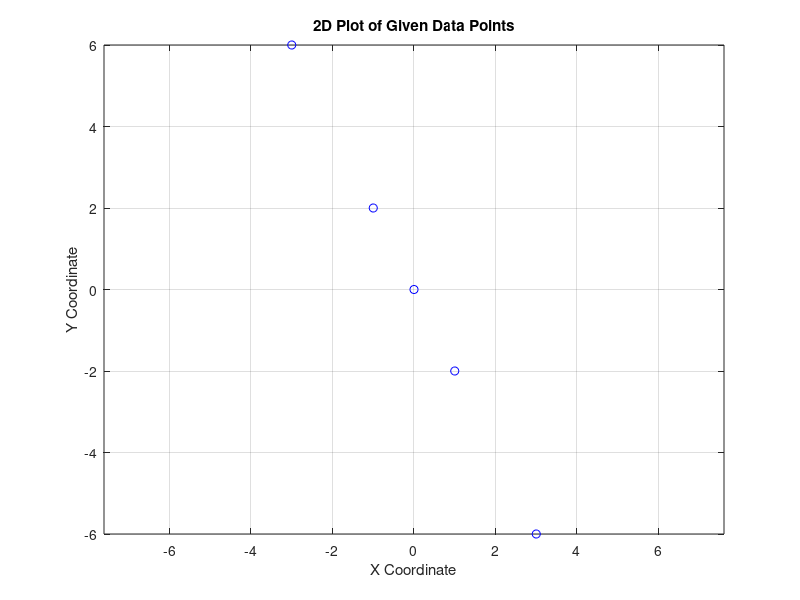

Write MATLAB code to recreate this figure. (Note: this script raises an error after producing the figure.)
close all;
clear all;
clc;
% Given data points
data_points = [0, 0; -1, 2; -3, 6; 1, -2; 3, -6];

% Plot the data points
figure;
plot(data_points(:,1), data_points(:,2), 'bo');
title('2D Plot of Given Data Points');
xlabel('X Coordinate');
ylabel('Y Coordinate');
grid on;
axis equal;



% Load the dataset
load('/MATLAB Drive/cse847/USPS.mat');
originalData = A; % Each row in A corresponds to an image

% Perform mean-centering on the data
dataMean = mean(originalData, 1);
dataCentered = bsxfun(@minus, originalData, dataMean);

% Perform SVD on mean-centered data
[U, S, V] = svd(dataCentered, 'econ');

% Reconstruct images using different numbers of principal components and calculate error
numComponents = [10, 50, 100, 200];
errors = zeros(length(numComponents), 1);
for i = 1:length(numComponents)
    [reconstructedData, errors(i)] = reconstruct_images(U, S, V, dataMean, numComponents(i), originalData);
    
    % Visualize the first two images for the current number of components
    fig = figure('Name', ['Reconstructed Images with ', num2str(numComponents(i)), ' Components'], 'Visible', 'off');
    for imgIndex = 1:2
        subplot(1, 2, imgIndex);
        imgMatrix = reshape(reconstructedData(imgIndex, :), 16, 16)';
        imshow(imgMatrix, []);
        title(['Image ', num2str(imgIndex)]);
    end
    
    % Save the figure without white space
    set(fig,'InvertHardcopy','off');
    set(fig,'Color','none');
    ax = gca;
    outerpos = ax.OuterPosition;
    ti = ax.TightInset; 
    left = outerpos(1) + ti(1);
    bottom = outerpos(2) + ti(2);
    ax_width = outerpos(3) - ti(1) - ti(3);
    ax_height = outerpos(4) - ti(2) - ti(4);
    ax.Position = [left bottom ax_width ax_height];

    print(fig, ['Reconstructed_Image_', num2str(numComponents(i))], '-dpng', '-r300');
end

% Display total reconstruction error for different numbers of principal components
disp('Total Reconstruction Error:');
disp(array2table(errors, 'VariableNames', {'Error'}, 'RowNames', {'p=10', 'p=50', 'p=100', 'p=200'}));

% Function to reconstruct images using different numbers of principal components
function [reconstructedData, error] = reconstruct_images(U, S, V, dataMean, numComponents, originalData)
    reconstructedData = U(:, 1:numComponents) * S(1:numComponents, 1:numComponents) * V(:, 1:numComponents)' ...
                        + repmat(dataMean, size(U, 1), 1);
    % Total reconstruction error
    error = sum(sum((originalData - reconstructedData).^2)); 
end